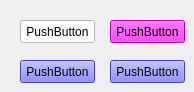
      <widget class="QWidget" name="tab_CSS">
       <property name="styleSheet">
        <string notr="true">QWidget{
background-color: qlineargradient(spread:pad, x1:0, y1:0, x2:1, y2:0, stop:0 
rgba(0, 0, 0, 255), stop:1 rgba(255, 255, 255, 255));
}
QPushButton{
background-color: rgb(85, 85, 255);
}
QPushButton:hover{
background-color: rgb(85, 0, 127)
}
QPushButton#pushButton_4{
background-color: rgb(255, 0, 255)
}</string>
       </property>
       <attribute name="title">
        <string>CSS</string>
       </attribute>
       <widget class="QPushButton" name="pushButton_2">
        <property name="geometry">
         <rect>
          <x>20</x>
          <y>20</y>
          <width>75</width>
          <height>23</height>
         </rect>
        </property>
        <property name="styleSheet">
         <string notr="true">background-color: rgb(255, 255, 255);</string>
        </property>
        <property name="text">
         <string>PushButton</string>
        </property>
       </widget>
       <widget class="QPushButton" name="pushButton_3">
        <property name="geometry">
         <rect>
          <x>20</x>
          <y>60</y>
          <width>75</width>
          <height>23</height>
         </rect>
        </property>
        <property name="text">
         <string>PushButton</string>
        </property>
       </widget>
       <widget class="QPushButton" name="pushButton_4">
        <property name="geometry">
         <rect>
          <x>110</x>
          <y>20</y>
          <width>75</width>
          <height>23</height>
         </rect>
        </property>
        <property name="text">
         <string>PushButton</string>
        </property>
       </widget>
       <widget class="QPushButton" name="pushButton_5">
        <property name="geometry">
         <rect>
          <x>110</x>
          <y>60</y>
          <width>75</width>
          <height>23</height>
         </rect>
        </property>
        <property name="text">
         <string>PushButton</string>
        </property>
       </widget>
      </widget>
